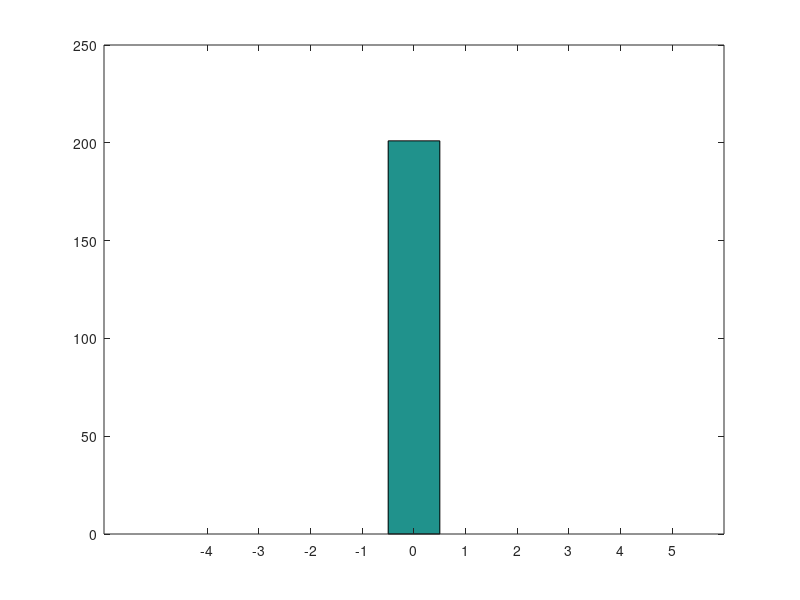

MATLAB code for this plot:
%simulate 12*4 months
clear c
for j=1:1000
    b=1
    i=1
    for i=(2:1:49)
        a=normrnd(0.008,0.22);
        if i==1
            b=1
        else
            b=b*(1+a);
            i=i+1;
        end
    end
    c(j)=b;
end
ce=c.^(1/4)-1
hist(ce)

%Create probabilities
j=(-1.01:0.01:1)
clear prob
for k=2:length(j)
    prob(k-1)=sum((ce<j(k))-(ce<j(k-1)))/length(ce);
end

%laeg ind ssh
data(:,5)=prob;


%mean return
sum(data(:,5).*data(:,4))
hist(data(:,5).*data(:,4))